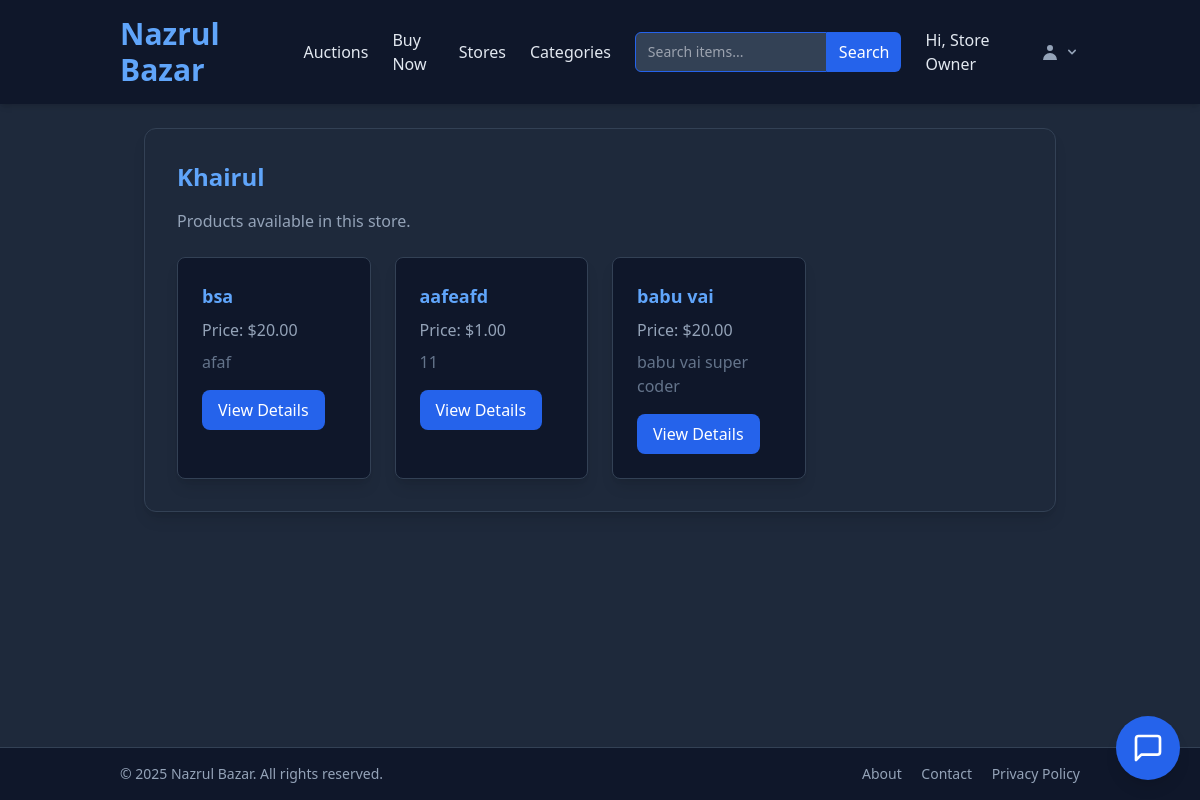
The app's page /store_products.php?store_id=3 (signed in) with its own data.
### tables this page shows
CREATE TABLE `stores` (
  `id` int(10) UNSIGNED NOT NULL,
  `owner_id` int(10) UNSIGNED NOT NULL,
  `name` varchar(255) NOT NULL,
  `approved` tinyint(1) DEFAULT 0
);

CREATE TABLE `products` (
  `id` int(10) UNSIGNED NOT NULL,
  `store_id` int(10) UNSIGNED NOT NULL,
  `name` varchar(255) NOT NULL,
  `price` decimal(10,2) NOT NULL,
  `description` text DEFAULT NULL,
  `category_name` varchar(255) NOT NULL,
  `subcategory_name` varchar(255) DEFAULT NULL,
  `subsubcategory_name` varchar(255) DEFAULT NULL,
  `stock` int(10) UNSIGNED NOT NULL DEFAULT 0,
  `review` float DEFAULT 0
);

### store_products.php (the view, shortened to what this page needs)
<?php
$servername = "localhost";
$username = "root";
$password = "";
$dbname = "Hackathon";
$conn = new mysqli($servername, $username, $password, $dbname);
$store_id = (int)$_GET['store_id'];
$store_sql = "SELECT * FROM stores WHERE id = $store_id";
$store_result = $conn->query($store_sql);
$store = $store_result->fetch_assoc();
?>
<div class="container mx-auto p-6">
    <div class="bg-slate-800 rounded-xl shadow-lg border border-slate-700 p-8">
        <h2 class="text-2xl font-bold mb-4 text-blue-400"><?php echo htmlspecialchars($store['name']); ?></h2>
        <p class="text-slate-400 mb-6">Products available in this store.</p>
        <?php
        $product_sql = "SELECT * FROM products WHERE store_id = $store_id";
        $product_result = $conn->query($product_sql);
        ?>
        <div class="grid grid-cols-1 sm:grid-cols-2 md:grid-cols-3 lg:grid-cols-4 gap-6">
            <?php if ($product_result->num_rows > 0): ?>
                <?php while ($product = $product_result->fetch_assoc()): ?>
                    <div class="bg-slate-900 rounded-lg shadow-lg border border-slate-700 p-6 hover:shadow-xl transition duration-300">
                        <h3 class="text-lg font-semibold mb-2 text-blue-400"><?php echo htmlspecialchars($product['name']); ?></h3>
                        <p class="text-slate-400 mb-2">Price: $<?php echo number_format($product['price'], 2); ?></p>
                        <p class="text-slate-500 mb-4"><?php echo htmlspecialchars($product['description']); ?></p>
                        <a href="product_details.php?id=<?php echo $product['id']; ?>"
                           class="inline-block bg-blue-600 text-white px-4 py-2 rounded-lg hover:bg-blue-700 transition">
                            View Details
                        </a>
                    </div>
                <?php endwhile; ?>
            <?php else: ?>
                <p class="col-span-full text-center text-slate-400">No products found in this store.</p>
            <?php endif; ?>
        </div>
    </div>
</div>
<?php
include './lib/layout.php';
?>

### lib/layout.php (style rules this page uses)
body { background-color: #1e293b; }

### records on screen
stores: name "Khairul"
products: name "bsa", price "20.00", description "afaf"
products: name "aafeafd", price "1.00", description "11"
products: name "babu vai", price "20.00", description "babu vai super coder"

### other values on screen
$_SESSION['user_name'] "Store Owner"
